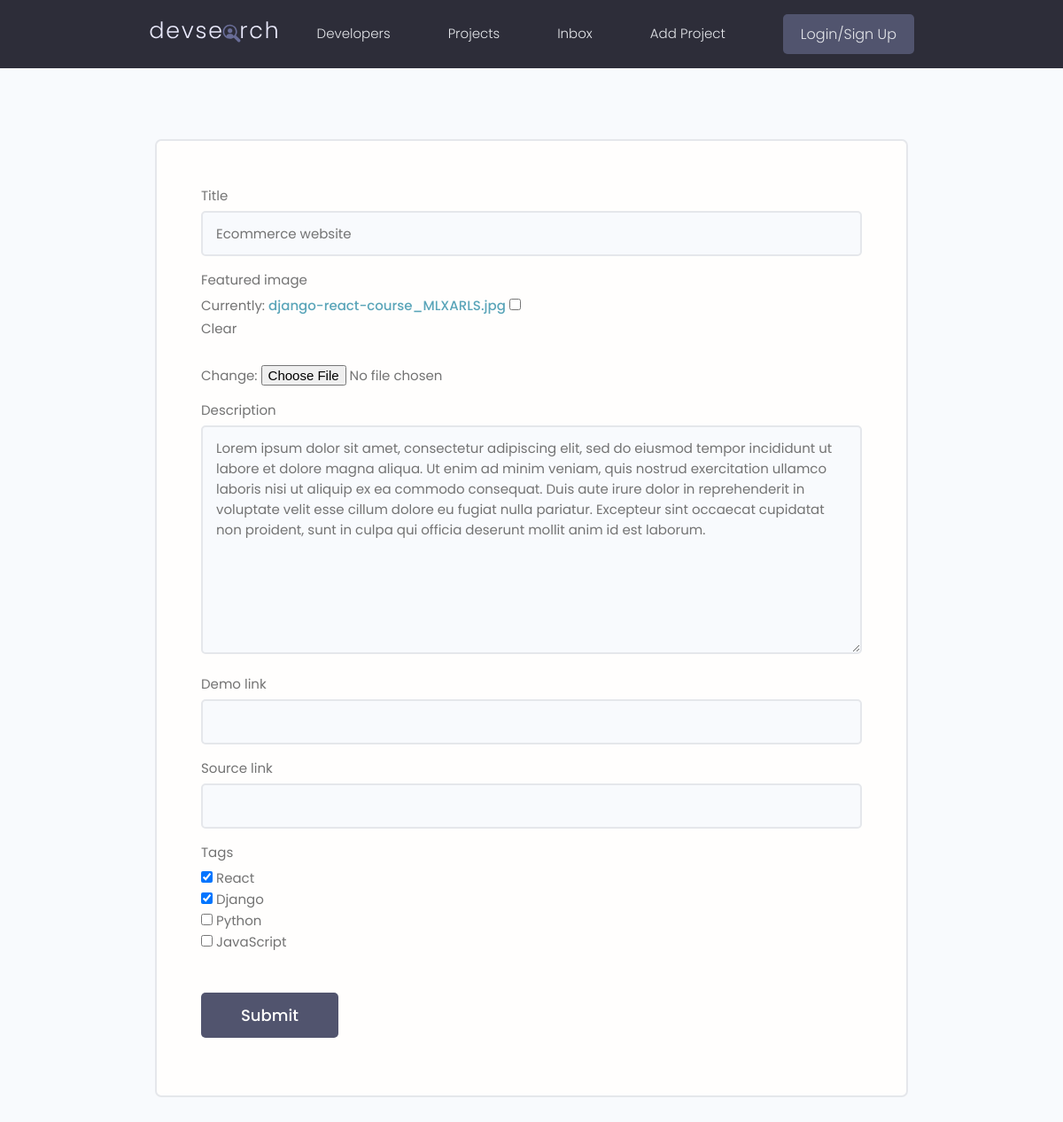
Page /projects/update-project/02177a58-962d-4f83-89e5-5a77dab7473a/ on the committed database.
### projects/models.py (models this page shows, shortened)
class Project(models.Model):
    owner = models.ForeignKey(Profile, null=True, blank=True, on_delete=models.SET_NULL)
    title = models.CharField(max_length=200)
    description = models.TextField(null=True, blank=True)
    featured_image = models.ImageField(null=True, blank=True, default='default.jpg')
    demo_link = models.CharField(max_length=2000, null=True, blank=True)
    source_link = models.CharField(max_length=2000, null=True, blank=True)
    tags = models.ManyToManyField('Tag', blank=True)
    vote_total = models.IntegerField(default=0, null=True, blank=True)
    vote_ratio = models.IntegerField(default=0, null=True, blank=True)
    created = models.DateTimeField(auto_now_add=True)
    id = models.UUIDField(default=uuid.uuid4, unique=True, primary_key=True, editable=False)

### projects/views.py (the view)
# urls.py: path('update-project/<str:pk>/', views.update_project, name="update_project"),
def update_project(request, pk):
    project = Project.objects.get(id=pk)
    form = ProjectForm(instance=project)
    if request.method == 'POST':
        form = ProjectForm(request.POST, request.FILES, instance=project)
        if form.is_valid():
            form.save()
            return redirect('projects')
    context = {'form':form}
    return render(request, 'projects/projectform.html', context)

### projects/forms.py
class ProjectForm(ModelForm):
    class Meta:
        model = Project
        fields = ['title','featured_image','description','demo_link','source_link','tags']
        widgets = {
            'tags': forms.CheckboxSelectMultiple()
        }
    def __init__(self, *args, **kwargs):
        super(ProjectForm, self).__init__(*args, **kwargs)
        for k,v in self.fields.items():
            v.widget.attrs.update({'class':'input'})

### projects/models.py (called while the page is built)
    def __str__(self):
        return self.name

### projects/templates/projects/projectform.html (shortened to what this page needs)
{% extends 'main.html' %}
{% block content %}
<main class="formPage my-xl">
    <div class="content-box">
        <div class="formWrapper">
            <form class="form" method="POST" enctype="multipart/form-data">
                {% for field in form %}
                <div class="form__field">
                    <label for="formInput#text">{{ field.label }}</label>
                    {{ field }}
                </div>
                {% endfor %}
               <input class="btn btn--sub btn--lg  my-md" type="submit" value="Submit" />
            </form>
        </div>
    </div>
</main>
{% endblock %}

### static/styles/app.css (style rules this page uses)
:root { --color-sub: #2d2d39; }
.btn--sub { background-color: var(--color-sub-light); }
.content-box { width: 95%; max-width: 85rem; margin: 0 auto; }
.formPage .formWrapper { list-style: none; background: var(--color-white); padding: 3.5rem 5rem; border: 2px solid var(--color-light); border-radius: 0.7rem; }

### static/uikit/styles/modules/_variables.css (style rules this page uses)
:root { --color-main: #5aa5b9; --color-main-light: #e6faff; --color-sub: #3f4156; --color-sub-light: #51546e; --color-sub-lighter: #ededfd; --color-text: #737373; --color-gray: #8b8b8b; --color-light: #e5e7eb; --color-light-gray: #767676; --color-bg: #f8fafd; --color-white: #fffefd; --color-white-light: #f3f3f3; --color-success: #359e64; --color-success-bg: #def8e8; --color-error: #fc4b0b; --color-error-bg: #fff2ee; --font-base: 'Poppins', arial, helvetica, 'Segoe UI', roboto, ubuntu, sans-serif; --font-monospace: 'Fira Code', 'Courier New', courier, monospace; --font-regular: 300; --font-medium: 500; --font-bold: 700; --generic-shadow: 1px 1px 5px #00000010; --generic-transition: all 0.3s ease-in-out; }

### static/uikit/styles/modules/_base.css (style rules this page uses)
* { margin: 0; padding: 0; box-sizing: border-box; text-rendering: optimizeLegibility; color: inherit; font-size: inherit; }
html { font-size: 50%; }
@media only screen and (min-width: 480px) { html { font-size: 56.25%; } }
@media only screen and (min-width: 1200px) { html { font-size: 62.5%; } }
body { line-height: 1.6; font-weight: 400; font-size: 1.5rem; color: var(--color-text); background-color: var(--color-bg); min-height: 100vh; }

### static/uikit/styles/modules/_typography.css (style rules this page uses)
* { font-family: var(--font-base); }
a { padding-bottom: 2px; text-decoration: none; display: inline-block; color: var(--color-main); font-weight: var(--font-medium); }

### static/uikit/styles/modules/_utilities.css (style rules this page uses)
.my-md { margin: 3rem auto; }
.my-xl { margin: 8rem auto; }

### static/uikit/styles/modules/_button.css (style rules this page uses)
.btn { display: inline-block; position: relative; cursor: pointer; background-color: var(--color-light); font-weight: var(--font-medium); color: var(--color-sub); text-decoration: none; padding: 1rem 2rem; border-radius: 0.5rem; border: none; width: -webkit-fit-content; width: -moz-fit-content; width: fit-content; height: -webkit-fit-content; height: -moz-fit-content; height: fit-content; font-size: 1.6rem; outline-width: 0; outline-color: transparent; -webkit-backface-visibility: hidden; backface-visibility: hidden; transition: all 0.3s ease-in-out; }
.btn--sub { background-color: var(--color-sub); color: var(--color-white); }
.btn--lg { font-size: 1.8rem; padding: 1.2rem 4.5rem; }

### static/uikit/styles/modules/_form.css (style rules this page uses)
.form { display: block; }
.form__field { margin-top: 1.5rem; margin-bottom: 1.5rem; }
.form__label, .form__field > label { display: block; margin-bottom: 0.5rem; color: var(--color-text); }
input.input[type='text'], input.input[type='email'], input.input[type='password'], input.input[type='number'], textarea.input { min-width: 24rem; width: 100%; padding: 1.2rem 1.5rem; border-radius: 0.5rem; border: 2px solid var(--color-light); transition: all 0.3s ease-in-out; background-color: var(--color-bg); }

### rows in the picture
Project: form "Ecommerce website" "Lorem ipsum dolor sit amet, consectetur adipiscing elit, sed do eiusmod tempor incididunt ut labore et dolore magna aliqua. Ut enim ad minim veniam, quis nostrud exercitation ullamco laboris nisi ut aliquip ex ea commodo consequat. Duis aute irure dolor in reprehenderit in voluptate velit esse cillum dolore eu fugiat nulla pariatur. Excepteur sint occaecat cupidatat non proident, sunt in culpa qui officia deserunt mollit anim id est laborum."

### other values in the picture
{{ field.label }} "Title" "Featured image" "Description" "Demo link" "Source link" "Tags"
